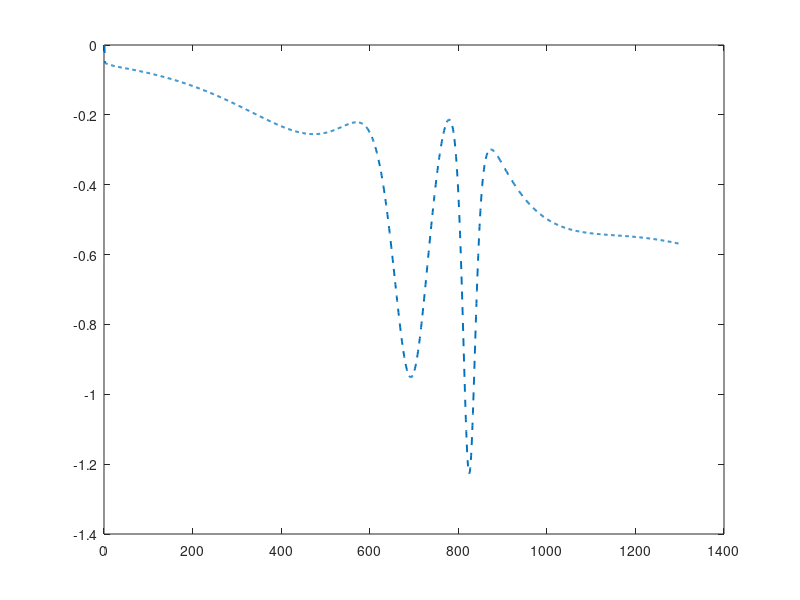

MATLAB code for this plot:
clear all
close all
clc

% current sign is positive for discharge/ negetive for charge
  
%% Scott's parameters
epsilon_sn=0.6;   % average
epsilon_sp=0.50;   % average positive active volume fraction
epsilon_e_n=0.3;  % Liquid volume fraction
epsilon_e_p=0.3; 
F=96485.3329;   % Faraday constant
Rn=10e-6 ;   % Negative active particle radius
Rp=10e-6;
R=8.314 ;  % Universial gas constant
T=298.15;
Ar_n=1;      % Current collector area
Ar_p=1;
Ln=100e-6  ;   % Negative electrode thickness
Lp=100e-6;
Lsep=25e-6;
Lc=Ln+Lp+Lsep;
Ds_n=3.9e-14 ;    % Negative solid phase diffusion coefficient
Ds_p=(1e-13)*0.5;  %Positive solid phase diffusion coefficient
kn=1e-5/F;  %Rate constant of exchange current density
kp=3e-7/F;
De=2.7877e-10; 

 stoi_x0=0.0069;
 stoi_x100=0.6760; 

 stoi_y0= 0.8228;
 stoi_y100=0.442;

SOC=0; % SOC can change from 0 to 1

stoi_x=(stoi_x100-stoi_x0)*SOC+stoi_x0;     
stoi_y=stoi_y0-(stoi_y0-stoi_y100)*SOC;

cs_max_n=3.6e3 * 372 * 1800 /F; % 0.035~0.870=1.0690e+03~ 2.6572e+04
cs_max_p=3.6e3 * 274 * 5010 / F; % Positive electrode  maximum solid-phase concntration 0.872~0.278=  4.3182e+04~1.3767e+04

Rf=1e-3;
as_n=3*epsilon_sn/Rn ;
as_p=3*epsilon_sp/Rp;   %  Active surface area per electrode unit volume 
Vn=Ar_n*Ln  ;      % electrode volume
Vp=Ar_p*Lp  ;  
t_plus=0.4;
cep=1000;
cen=1000;

% % load pulse profile
Kup=1300; %1C 3601; 2C 1712; 3C 1083;
I(1)=0;
 for k=2:Kup
     
    %  I(k)=1;
   I(k)=-25.67*3;
%     % I(k)=25.5;
 end

Kup=length(I);

%% Negtive electrode three-state state space model for the particle

rfa_n=1/(F*as_n*Rn^5);
rfa_p=1/(F*as_p*Rp^5);
% matrix
An=[0 1 0; 0 0 1;0 -(3465*(Ds_n^2)/Rn^4) -(189*Ds_n/Rn^2)];
Bn=[0;0;-1];
Cn=rfa_n*[10395*Ds_n^2  1260*Ds_n*Rn^2   21*Rn^4];
Dn=[0];

% Approximate Discretization
Ts=1;
[n,m]=size(An);
A_dn=eye(n)+An*Ts;
B_dn=Bn*Ts;

a_n=A_dn;
b_n=B_dn;
c_n=Cn;
d_n=Dn;

%% discharge
xn(:,1)=[stoi_x *cs_max_n/(rfa_n*10395*Ds_n^2);0;0];  % stoi_x100 should be changed if the initial soc is not equal to 50%
xp(:,1)=[stoi_y *cs_max_p/(rfa_p*10395*Ds_p^2);0;0];  % initial positive electrode ion concentration

%% Positive electrode three-state state space model for the particle

% matrix
Ap=1*[0 1 0; 0 0 1;0 -(3465*(Ds_p^2)/Rp^4) -(189*Ds_p/Rp^2)];
Bp=[0;0;-1];
Cp=rfa_p*[10395*Ds_p^2  1260*Ds_p*Rp^2   21*Rp^4];
Dp=[0];

% Approximate Discretization

[n,m]=size(Ap);
A_dp=eye(n)+Ap*Ts;
B_dp=Bp*Ts;
a_p=A_dp;
b_p=B_dp;
c_p=Cp;
d_p=Dp;

%% sensitivity realization in time domain for epsilon_sp from third order pade(you can refer to my slides)
coef= (3)/(F*Rp^6 *as_p^2 *Ar_p*Lp);

Sepsi_A=[0 1 0 ;0 0 1; 0  -(3465*Ds_p^2)/Rp^4  -(189*Ds_p)/Rp^2 ];
Sepsi_B=[0;0;1];
Sepsi_C=coef*[10395*Ds_p^2   1260*Ds_p*Rp^2  21*Rp^4];
Sepsi_D=[0];

[n,m]=size(Sepsi_A);
Sepsi_A_dp=eye(n)+Sepsi_A*Ts;
Sepsi_B_dp=Sepsi_B*Ts;
Sepsi_a_p=Sepsi_A_dp;
Sepsi_b_p=Sepsi_B_dp;
Sepsi_c_p=Sepsi_C;
Sepsi_d_p=Sepsi_D;

Sepsi_p(:,1)=[0;0;0];
%% sensitivity realization in time domain for epsilon_sn from third order pade(you can refer to my slides)
coefn= (3)/(F*Rn^6 *as_n^2 *Ar_n*Ln);

Sepsi_A_n=[0 1 0 ;0 0 1; 0  -(3465*Ds_n^2)/Rn^4  -(189*Ds_n)/Rn^2 ];
Sepsi_B_n=[0;0;1];
Sepsi_C_n=coefn*[10395*Ds_n^2   1260*Ds_n*Rn^2  21*Rn^4];
Sepsi_D_n=[0];

[n,m]=size(Sepsi_A_n);
Sepsi_A_dn=eye(n)+Sepsi_A_n*Ts;
Sepsi_B_dn=Sepsi_B_n*Ts;
Sepsi_a_n=Sepsi_A_dn;
Sepsi_b_n=Sepsi_B_dn;
Sepsi_c_n=Sepsi_C_n;
Sepsi_d_n=Sepsi_D_n;

Sepsi_n(:,1)=[0;0;0];

%% sensitivity realization in time domain for D_sp from third order pade

coefDsp= (63*Rp)/(F*as_p*Ar_p*Lp*Rp^8);

Sdsp_A=[0 1 0 0;0 0 1 0; 0  0 0 1; -(12006225*Ds_p^4)/Rp^8  -1309770*Ds_p^3/Rp^6   -42651*Ds_p^2/Rp^4   -378*Ds_p/Rp^2];
Sdsp_B=[0;0;0;1];
Sdsp_C=coefDsp*[38115*Ds_p^2   1980*Ds_p*Rp^2   43*Rp^4  0];
Sdsp_D=[0];

[n,m]=size(Sdsp_A);
Sdsp_A_dp=eye(n)+Sdsp_A*Ts;
Sdsp_B_dp=Sdsp_B*Ts;
Sdsp_a_p=Sdsp_A_dp;
Sdsp_b_p=Sdsp_B_dp;
Sdsp_c_p=Sdsp_C;
Sdsp_d_p=Sdsp_D;

Sdsp_p(:,1)=[0;0;0; 0];
%% sensitivity realization in time domain for D_sn from third order pade

coefDsn= (63*Rn)/(F*as_n*Ar_n*Ln*Rn^8);

Sdsn_A=[0 1 0 0;0 0 1 0; 0  0 0 1; -(12006225*Ds_n^4)/Rn^8  -1309770*Ds_n^3/Rn^6   -42651*Ds_n^2/Rn^4   -378*Ds_n/Rn^2];
Sdsn_B=[0;0;0;1];
Sdsn_C=coefDsn*[38115*Ds_n^2   1980*Ds_n*Rn^2   43*Rn^4  0];
Sdsn_D=[0];

[n,m]=size(Sdsn_A);
Sdsn_A_dn=eye(n)+Sdsn_A*Ts;
Sdsn_B_dn=Sdsn_B*Ts;
Sdsn_a_n=Sdsn_A_dn;
Sdsn_b_n=Sdsn_B_dn;
Sdsn_c_n=Sdsn_C;
Sdsn_d_n=Sdsn_D;

Sdsn_n(:,1)=[0;0;0; 0];

%%

for k=1:Kup
    %% electrolyte

  %% Negetive electrode three-state state space model for the particle
  
    I_Qdyn1(k)=I(k);
 
    Jn=I(k)/Vn; 
    ut_n=Jn;
    i(k)=k*Ts;
    yn(k)=c_n*xn(:,k);
    xn(:,k+1)=a_n*xn(:,k)+b_n*ut_n;

   j0_n(k)=kn*F*((cen)*(cs_max_n-yn(k))*yn(k))^(0.5) ;
    k_n(k)=Jn/(2*as_n*j0_n(k));
    eta_n(k)=R*T*log(k_n(k)+(k_n(k)^2+1)^0.5)/(F*0.5);
   
    x(k)=yn(k)/(cs_max_n); 

    %% Un(k)= interp1(x_un,y_un,x(k),'spline'); 
    
    %% Positive electrode three-state state space model for the particle
    Jp=-I(k)/Vp; % current densitivity input for cathode is negative
    ut_p=Jp; 
    
    j1(k)=k*Ts;
 
    yp(k)=c_p*xp(:,k);
    xp(:,k+1)=a_p*xp(:,k)+b_p*ut_p;

    j0_p(k)=F*kp*((cep)*(cs_max_p-yp(k))*yp(k))^(0.5); 
    k_p(k)=Jp/(2*as_p*j0_p(k));
    eta_p(k)=R*T*log(k_p(k)+(k_p(k)^2+1)^0.5)/(F*0.5);
   
    y(k)=yp(k)/(cs_max_p);%yp is surface concentration
    
  %% state space realization for epsilon_sp
 out_Sepsi_p(k)=Sepsi_c_p*Sepsi_p(:,k);
Sepsi_p(:,k+1)=Sepsi_a_p*Sepsi_p(:,k)+Sepsi_b_p*I(k);  % current input for positive electrode is negative, ...
                                                       % therefore the sensitivity output should be multiplied by -1; 
  %% state space realization for epsilon_sn
 out_Sepsi_n(k)=Sepsi_c_n*Sepsi_n(:,k);
Sepsi_n(:,k+1)=Sepsi_a_n*Sepsi_n(:,k)+Sepsi_b_n*I(k);

%% state space realization for D_sp
 out_Sdsp_p(k)=Sdsp_c_p*Sdsp_p(:,k);
Sdsp_p(:,k+1)=Sdsp_a_p*Sdsp_p(:,k)+Sdsp_b_p*I(k);

%% state space realization for D_sn
 out_Sdsn_n(k)=Sdsn_c_n*Sdsn_n(:,k);
Sdsn_n(:,k+1)=Sdsn_a_n*Sdsn_n(:,k)+Sdsn_b_n*I(k);
%% OcP slope
docvp_dCsep(k) = 0.07645*(-54.4806/cs_max_p)* ...
((1.0./cosh(30.834-54.4806*y(k))).^2) ...
+2.1581*(-50.294/cs_max_p)*((cosh(52.294-50.294*y(k))).^(-2)) ...
+0.14169*(19.854/cs_max_p)*((cosh(11.0923-19.8543*y(k))).^(-2)) ...
-0.2051*(5.4888/cs_max_p)*((cosh(1.4684-5.4888*y(k))).^(-2)) ...
-0.2531/0.1316/cs_max_p*((cosh((-y(k)+0.56478)/0.1316)).^(-2)) ...
 - 0.02167/0.006/cs_max_p*((cosh((y(k)-0.525)/0.006)).^(-2));

docvn_dCsen(k)= -1.5*(120.0/cs_max_n)*exp(-120.0*x(k))  ...
 +(0.0351/(0.083*cs_max_n))*((cosh((x(k)-0.286)/0.083)).^(-2)) ...
 -(0.0045/(cs_max_n*0.119))*((cosh((x(k)-0.849)/0.119)).^(-2)) ...
 -(0.035/(cs_max_n*0.05))*((cosh((x(k)-0.9233)/0.05)).^(-2)) ...
 -(0.0147/(cs_max_n*0.034))*((cosh((x(k)-0.5)/0.034)).^(-2)) ...
 -(0.102/(cs_max_n*0.142))*((cosh((x(k)-0.194)/0.142)).^(-2)) ...
 -(0.022/(cs_max_n*0.0164))*((cosh((x(k)-0.9)/0.0164)).^(-2)) ...
 -(0.011/(cs_max_n*0.0226))*((cosh((x(k)-0.124)/0.0226)).^(-2)) ...
 +(0.0155/(cs_max_n*0.029))*((cosh((x(k)-0.105)/0.029)).^(-2)); 

%%
rho1p_1(k)=-sign(I(k))*(-3*R*T)/(0.5*F*Rp*as_p) *((1+1/(k_p(k))^2)^(-0.5));
rho1p(k)=R*T/(0.5*F) * (1/(k_p(k)+(k_p(k)^2+1)^0.5)) * (1+k_p(k)/((k_p(k)^2+1)^0.5)) *(-3*Jp/(2*as_p^2*j0_p(k)*Rp));
rho2p(k)=(R*T)/(2*0.5*F)  * (cep*cs_max_p-2*cep*yp(k))/(cep*yp(k)*(cs_max_p-yp(k))) * (1+1/(k_p(k))^2)^(-0.5);


rho1n_1(k)=sign(I(k))*(-3*R*T)/(0.5*F*Rn*as_n) *((1+1/(k_n(k))^2)^(-0.5));
rho1n(k)=R*T/(0.5*F) * (1/(k_n(k)+(k_n(k)^2+1)^0.5)) * (1+k_n(k)/((k_n(k)^2+1)^0.5)) *(-3*Jn/(2*as_n^2*j0_n(k)*Rn));

rho2n(k)=(-R*T)/(2*0.5*F) *(cen*cs_max_n-2*cen*yn(k))/(cen*yn(k)*(cs_max_n-yn(k))) *(1+1/(k_n(k))^2)^(-0.5);

%% sensitivity of epsilon_sp    epsilon_sn
 sen_out_spsi_p(k)=((rho1p(k)+(rho2p(k)+docvp_dCsep(k))*-out_Sepsi_p(k)));
 sen_out_spsi_n(k)=((rho1n(k)+(rho2n(k)+docvn_dCsen(k))*out_Sepsi_n(k)));

out_deta_p_desp(k)=rho1p(k)+(rho2p(k))*-out_Sepsi_p(k);
out_deta_n_desn(k)=rho1n(k)+(rho2n(k))*out_Sepsi_n(k);

out_semi_linear_p(k)=(docvp_dCsep(k))*out_Sepsi_p(k);
out_semi_linear_n(k)=(docvn_dCsen(k))*out_Sepsi_n(k);

%% sensiviity of Dsp Dsn
sen_out_ds_p(k)=(((rho2p(k)+docvp_dCsep(k))*-out_Sdsp_p(k)))*Ds_p;
sen_out_ds_n(k)=(((rho2n(k)+docvn_dCsen(k))*out_Sdsn_n(k)))*Ds_n;

 
 dV_dDsp(k)=sen_out_ds_p(k);
 dV_dDsn(k)=sen_out_ds_n(k);
 
 dCse_dDsp(k)=-out_Sdsp_p(k)*Ds_p;
 dCse_dDsn(k)=out_Sdsn_n(k)*Ds_n;
 
k=k+1;
end



figure(1)
plot(j1,sen_out_spsi_p*epsilon_sp,'--','LineWidth',1.4)
hold on
